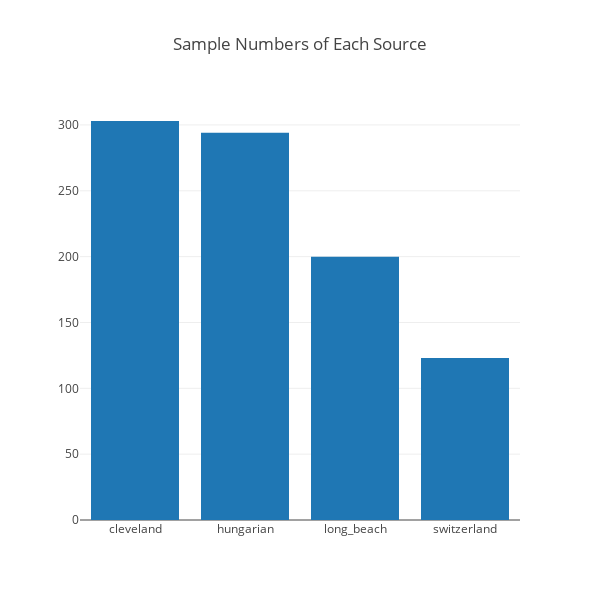

Notebook code cell kept with this figure:
### Code cell
iplot(fig)

### Figure 1 — Plotly figure (JSON) as saved in the notebook; plotly's stock layout.template omitted (floating-point values rounded to 4 significant figures)
{"data": [{"type": "bar", "x": ["cleveland", "hungarian", "long_beach", "switzerland"], "y": [303, 294, 200, 123]}], "layout": {"autosize": false, "height": 600, "title": "Sample Numbers of Each Source", "width": 600}}
